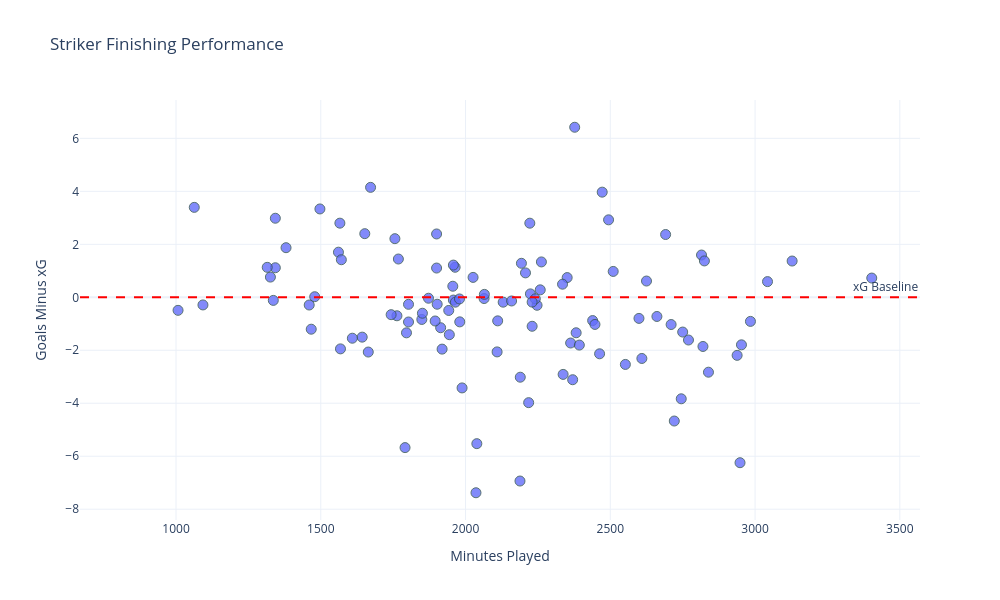

Notebook cell for this chart:
### Code cell
fig = px.scatter(
    strikers[strikers["Performance_Gls"] >= 8].copy(), 
    x='Playing Time_Min', 
    y='goals_minus_xg',
    hover_name='player',         
    hover_data=['team', 'pos', 'Standard_Gls', 'xg'], 
    title='Striker Finishing Performance',
    labels={
        'Playing Time_Min': 'Minutes Played',
        'goals_minus_xg': 'Goals Minus xG'
    },
    template='plotly_white',               
    width=1000, 
    height=600
)

fig.add_hline(y=0, line_dash="dash", line_color="red", annotation_text="xG Baseline")

fig.update_traces(marker=dict(size=10, opacity=0.8, line=dict(width=1, color='DarkSlateGrey')))

fig.show()

### Figure 1 — Plotly figure (JSON) as saved in the notebook; plotly's stock layout.template omitted (floating-point values rounded to 4 significant figures; data arrays with more than 128 entries replaced by an {"elided": "..."} marker saying what was removed)
{"data": [{"customdata": {"elided": "115x4 mixed values"}, "hovertemplate": "<b>%{hovertext}</b><br><br>Minutes Played=%{x}<br>Goals Minus xG=%{y}<br>team=%{customdata[0]}<br>pos=%{customdata[1]}<br>Standard_Gls=%{customdata[2]}<br>xg=%{customdata[3]}<extra></extra>", "hovertext": ["Viktor Gyökeres", "Ollie Watkins", "Eli Junior Kroupi", "Igor Thiago", "Kevin Schade", "Danny Welbeck", "Zian Flemming", "João Pedro", "Jean-Philippe Mateta", "Beto", "Thierno Barry", "Raúl Jiménez", "Dominic Calvert-Lewin", "Noah Okafor", "Hugo Ekitike", "Erling Haaland", "Benjamin Šeško", "Bryan Mbeumo", "Matheus Cunha", "Nick Woltemade", "Richarlison", "Jarrod Bowen", "Lucas Boyé", "Toni Martínez", "Gorka Guruzeta", "Alexander Sørloth", "Julián Álvarez", "Ferrán Torres", "Lamine Yamal", "Marcus Rashford", "Raphinha", "Robert Lewandowski", "Borja Iglesias", "Ferran Jutglà", "André Silva", "Rafa Mir", "Kiké", "Vladyslav Vanat", "Carlos Espí", "Vedat Muriqi", "Ante Budimir", "Federico Viñas", "Jorge de Frutos", "Abde Ezzalzouli", "Antony", "Cucho", "Kylian Mbappé", "Vinicius Júnior", "Mikel Oyarzabal", "Orri Steinn Óskarsson", "Akor Adams", "Hugo Duro", "Georges Mikautadze", "Gerard Moreno", "Nicolas Pépé", "Lassine Sinayoko", "Ludovic Ajorque", "Romain Del Castillo", "Issa Soumaré", "Odsonne Édouard", "Matias Fernandez-Pardo", "Bamba Dieng", "Pablo Pagis", "Pavel Šulc", "Amine Gouiri", "Pierre-Emerick Aubameyang", "Gauthier Hein", "Ansu Fati", "Folarin Balogun", "Sofiane Diop", "Ilan Kebbal", "Bradley Barcola", "Khvicha Kvaratskhelia", "Ousmane Dembélé", "Breel Embolo", "Esteban Lepaul", "Joaquín Panichelli", "Yann Gboho", "Harry Kane", "Nicolas Jackson", "Maximilian Beier", "Serhou Guirassy", "Jonathan Burkardt", "Igor Matanovic", "Haris Tabakovic", "Andrej Kramarić", "Fisnik Asllani", "Tim Lemperle", "Said El Mala", "Patrik Schick", "Rômulo", "Yan Diomandé", "Deniz Undav", "Ermedin Demirović", "Dženan Pejčinović", "Mohamed Amoura", "Gianluca Scamacca", "Nikola Krstović", "Riccardo Orsolini", "Anastasios Douvikas", "Federico Bonazzoli", "Moise Kean", "Lautaro Martínez", "Marcus Thuram", "Kenan Yıldız", "Christian Pulisic", "Rafael Leão", "Rasmus Højlund", "Mateo Pellegrino", "Donyell Malen", "Andrea Pinamonti", "Domenico Berardi", "Giovanni Simeone", "Nikola Vlašić", "Keinan Davis"], "legendgroup": "", "marker": {"color": "#636efa", "line": {"color": "DarkSlateGrey", "width": 1}, "opacity": 0.8, "size": 10, "symbol": "circle"}, "mode": "markers", "name": "", "orientation": "v", "showlegend": false, "type": "scatter", "x": [2224, 2839, 1672, 3282, 2745, 2258, 1768, 2661, 2218, 1568, 1914, 2189, 2721, 1561, 1803, 2953, 1643, 2609, 2494, 1902, 1964, 3403, 1958, 2714, 2363, 1980, 1895, 1965, 2262, 1763, 1380, 1664, 1900, 1652, 1849, 1803, 1734, 1942, 1343, 3128, 2938, 2439, 2463, 2247, 2447, 2580, 2599, 2815, 2710, 835, 2064, 1979, 2109, 1343, 2393, 2770, 2820, 2625, 2948, 1796, 2370, 1212, 1756, 1566, 1326, 2039, 2351, 1093, 2230, 2130, 2222, 1743, 1479, 1063, 1872, 2511, 2193, 2691, 2377, 1007, 2026, 2337, 1336, 1571, 2382, 2207, 2335, 1944, 1956, 1988, 2188, 2472, 2241, 1497, 1460, 1919, 1315, 1791, 2111, 2273, 2510, 2036, 2159, 1900, 2825, 1609, 1851, 2750, 2984, 1467, 2552, 1958, 2230, 3043, 2065], "xaxis": "x", "y": [0.1286, -2.828, 4.151, NaN, -3.833, 0.2811, 1.445, -0.7237, -3.977, -1.948, -1.149, -3.017, -4.671, 1.703, -0.9322, -1.795, -1.504, -2.309, 2.924, -0.262, 1.134, 0.7264, -0.1038, NaN, -1.726, -0.9276, -0.8946, -0.1834, 1.335, -0.6978, 1.873, -2.067, 2.391, 2.402, -0.8366, -0.2649, NaN, -0.4968, 1.115, 1.369, -2.192, -0.8789, -2.133, -0.3013, -1.025, NaN, -0.7965, 1.596, -1.028, NaN, -0.04734, -0.06243, -2.062, 2.985, -1.804, -1.613, -1.856, 0.614, -6.245, -1.342, -3.112, NaN, 2.213, 2.799, 0.7629, -5.526, 0.7438, -0.2885, -1.094, -0.1839, 2.798, -0.656, 0.02175, 3.395, -0.03545, NaN, 1.284, 2.37, 6.42, -0.492, 0.7514, -2.911, -0.117, 1.418, -1.339, 0.9218, 0.4952, -1.412, 0.4173, -3.421, -6.937, 3.97, -0.05755, 3.336, -0.2914, -1.957, 1.131, -5.675, -0.8902, NaN, 0.9766, -7.379, -0.1388, 1.105, 1.373, -1.545, -0.6019, -1.312, -0.9098, -1.205, -2.535, 1.216, -0.1817, 0.5919, 0.1099], "yaxis": "y"}], "layout": {"annotations": [{"showarrow": false, "text": "xG Baseline", "x": 1, "xanchor": "right", "xref": "x domain", "y": 0, "yanchor": "bottom", "yref": "y"}], "height": 600, "legend": {"tracegroupgap": 0}, "shapes": [{"line": {"color": "red", "dash": "dash"}, "type": "line", "x0": 0, "x1": 1, "xref": "x domain", "y0": 0, "y1": 0, "yref": "y"}], "title": {"text": "Striker Finishing Performance"}, "width": 1000, "xaxis": {"anchor": "y", "domain": [0, 1], "title": {"text": "Minutes Played"}}, "yaxis": {"anchor": "x", "domain": [0, 1], "title": {"text": "Goals Minus xG"}}}}
